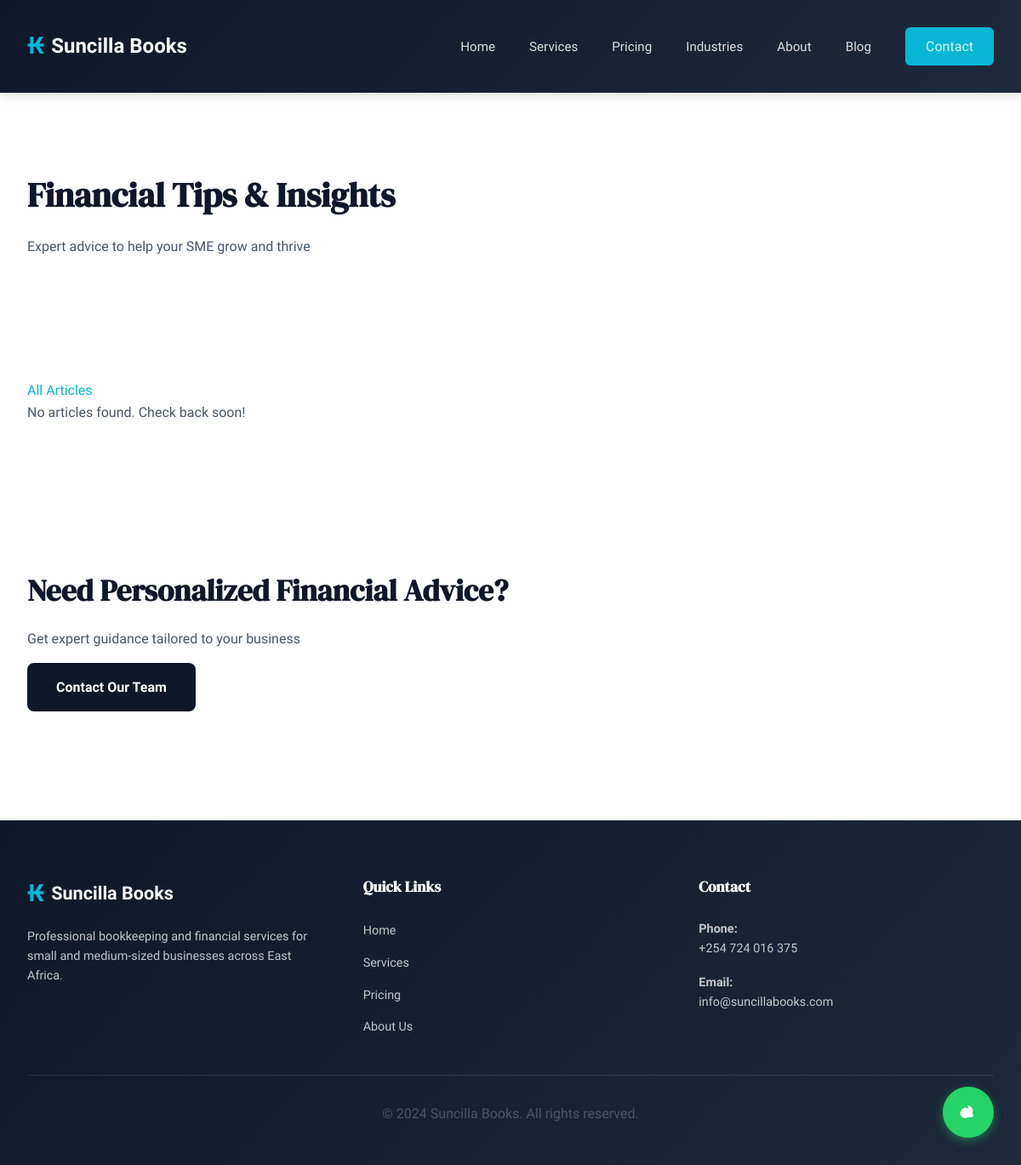
/blog/, run on an earlier commit of the app's database.
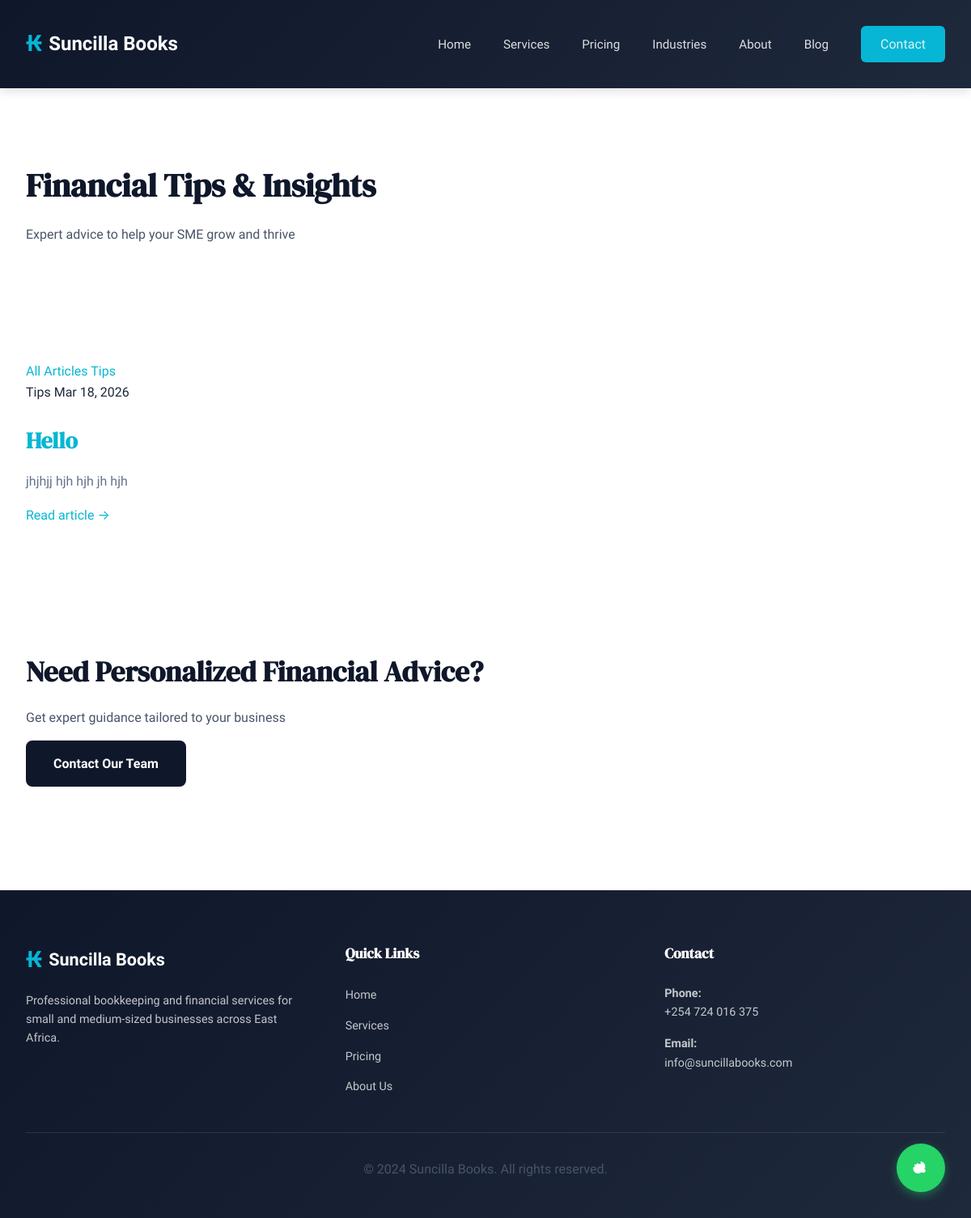
And on a later commit of the database.
### suncilla/models.py (models this page shows, shortened)
class BlogPost(models.Model):
    title = models.CharField(max_length=200)
    slug = models.SlugField(unique=True)
    excerpt = models.TextField(max_length=300)
    content = models.TextField()
    category = models.CharField(max_length=50, default='Tips')
    author = models.CharField(max_length=100, default='Suncilla Books')
    image = models.CharField(max_length=500, blank=True, help_text="URL to featured image")
    created_at = models.DateTimeField(auto_now_add=True)
    updated_at = models.DateTimeField(auto_now=True)
    is_published = models.BooleanField(default=True)
    class Meta:
        ordering = ['-created_at']
        verbose_name_plural = 'Blog Posts'

### suncilla/views.py (the view)
# urls.py: path('blog/', views.blog, name='blog'),
def blog(request):
    posts = BlogPost.objects.filter(is_published=True)
    categories = BlogPost.objects.filter(is_published=True).values_list('category', flat=True).distinct()
    category = request.GET.get('category')
    if category:
        posts = posts.filter(category=category)
    context = {
        'posts': posts,
        'categories': categories,
        'selected_category': category,
    }
    return render(request, 'blog.html', context)

### suncilla/templates/blog.html (shortened to what this page needs)
{% extends 'base.html' %}
{% block content %}
<section class="page-hero">
    <div class="container">
        <h1>Financial Tips & Insights</h1>
        <p>Expert advice to help your SME grow and thrive</p>
    </div>
</section>
<section class="section blog-section">
    <div class="container">
        <div class="blog-controls">
            <div class="category-filter">
                <a href="{% url 'blog' %}" class="filter-btn {% if not selected_category %}active{% endif %}">All Articles</a>
                {% for category in categories %}
                <a href="?category={{ category }}" class="filter-btn {% if selected_category == category %}active{% endif %}">{{ category }}</a>
                {% endfor %}
            </div>
        </div>
        {% if posts %}
        <div class="blog-grid">
            {% for post in posts %}
            <article class="blog-card">
                <div class="blog-content">
                    <div class="post-meta">
                        <span class="category-badge">{{ post.category }}</span>
                        <span class="post-date">{{ post.created_at|date:"M d, Y" }}</span>
                    </div>
                    <h3><a href="{% url 'blog_post' post.slug %}">{{ post.title }}</a></h3>
                    <p class="excerpt">{{ post.excerpt }}</p>
                    <a href="{% url 'blog_post' post.slug %}" class="read-more">Read article →</a>
                </div>
            </article>
            {% endfor %}
        </div>
        {% else %}
        <div class="no-posts">
            <p>No articles found. Check back soon!</p>
        </div>
        {% endif %}
    </div>
</section>
<section class="section final-cta">
    <div class="container">
        <div class="cta-box">
            <h2>Need Personalized Financial Advice?</h2>
            <p>Get expert guidance tailored to your business</p>
            <a href="{% url 'contact' %}" class="btn btn-primary btn-lg">Contact Our Team</a>
        </div>
    </div>
</section>
{% endblock %}

### suncilla/templates/base.html (shortened to what this page needs)
<!doctype html>
<html lang="en">
  <head>
    {% load static %}
    <link rel="stylesheet" href="{% static 'css/style.css' %}" />
  </head>
  <body>
    <header>
      <nav class="navbar">
        <div class="nav-container">
          <div class="nav-logo">
            <a href="{% url 'index' %}">
              <span class="logo-icon">₭</span>
              <span class="logo-text">Suncilla Books</span>
            </a>
          </div>
          <ul class="nav-menu" id="navMenu">
            <li><a href="{% url 'index' %}" class="nav-link">Home</a></li>
            <li>
              <a href="{% url 'services' %}" class="nav-link">Services</a>
            </li>
            <li><a href="{% url 'packages' %}" class="nav-link">Pricing</a></li>
            <li>
              <a href="{% url 'industries' %}" class="nav-link">Industries</a>
            </li>
            <li><a href="{% url 'about' %}" class="nav-link">About</a></li>
            <li><a href="{% url 'blog' %}" class="nav-link">Blog</a></li>
            <li><a href="{% url 'contact' %}" class="nav-cta">Contact</a></li>
          </ul>
        </div>
      </nav>
    </header>
    <a
      href="{% url 'whatsapp' %}"
      class="whatsapp-btn"
      title="Chat with us on WhatsApp"
    >
    </a>
    {% block content %}{% endblock %}
    <footer class="footer">
      <div class="footer-content">
        <div class="footer-section">
          <div class="footer-logo">
            <span class="logo-icon">₭</span>
            <span>Suncilla Books</span>
          </div>
          <p>
            Professional bookkeeping and financial services for small and
            medium-sized businesses across East Africa.
          </p>
        </div>
        <div class="footer-section">
          <h4>Quick Links</h4>
          <ul>
            <li><a href="{% url 'index' %}">Home</a></li>
            <li><a href="{% url 'services' %}">Services</a></li>
            <li><a href="{% url 'packages' %}">Pricing</a></li>
            <li><a href="{% url 'about' %}">About Us</a></li>
          </ul>
        </div>
        <div class="footer-section">
          <h4>Contact</h4>
          <p>
            <strong>Phone:</strong><br />
            <a href="tel:+254724016375">+254 724 016 375</a>
          </p>
          <p>
            <strong>Email:</strong><br />
            <a href="mailto:info@suncillabooks.com">info@suncillabooks.com</a>
          </p>
        </div>
      </div>
      <div class="footer-bottom">
        <p>&copy; 2024 Suncilla Books. All rights reserved.</p>
      </div>
    </footer>
  </body>
</html>

### suncilla/static/css/style.css (style rules this page uses)
:root { --primary: #0f172a; --secondary: #06b6d4; --accent: #d4af37; --success: #10b981; --light: #f8fafc; --text: #1e293b; --border: #e2e8f0; --dark-bg: #0f172a; --light-bg: #f9fafb; }
* { margin: 0; padding: 0; box-sizing: border-box; }
html { scroll-behavior: smooth; }
body { font-family: "Sora", -apple-system, BlinkMacSystemFont, "Segoe UI", Roboto, sans-serif; line-height: 1.6; color: var(--text); background-color: #ffffff; }
header { background: linear-gradient(135deg, var(--primary) 0%, #1e293b 100%); color: white; padding: 1rem 0; position: sticky; top: 0; z-index: 1000; box-shadow: 0 4px 12px rgba(0, 0, 0, 0.12); }
.navbar { max-width: 1200px; margin: 0 auto; padding: 0 2rem; }
.nav-container { display: flex; justify-content: space-between; align-items: center; padding: 1rem 0; }
.nav-logo a { display: flex; align-items: center; gap: 0.5rem; text-decoration: none; color: white; font-size: 1.5rem; font-weight: 700; transition: opacity 0.3s; }
.logo-icon { font-size: 1.75rem; color: var(--secondary); }
.logo-text { color: white; }
.nav-menu { display: flex; list-style: none; gap: 2.5rem; align-items: center; }
.nav-link { color: rgba(255, 255, 255, 0.85); text-decoration: none; font-size: 0.95rem; font-weight: 500; transition: color 0.3s; position: relative; }
.nav-cta { background: var(--secondary); color: white; padding: 0.6rem 1.5rem; border-radius: 6px; text-decoration: none; font-weight: 600; transition: all 0.3s; display: inline-block; }
.container { max-width: 1200px; margin: 0 auto; padding: 4rem 2rem; }
section { scroll-margin-top: 80px; }
h1, h2, h3, h4, h5, h6 { font-family: "DM Serif Display", serif; color: var(--primary); margin: 1.5rem 0 1rem 0; font-weight: 700; }
h1 { font-size: 2.5rem; }
h2 { font-size: 2.2rem; }
h3 { font-size: 1.75rem; }
h4 { font-size: 1.35rem; }
p { margin-bottom: 1rem; font-size: 1rem; color: #475569; }
a { color: var(--secondary); text-decoration: none; transition: color 0.3s; }
.btn { display: inline-block; padding: 0.85rem 2rem; background: var(--primary); color: white; text-decoration: none; border-radius: 8px; transition: all 0.3s; border: 2px solid var(--primary); font-weight: 600; cursor: pointer; font-size: 1rem; }
.btn-primary { background: var(--primary); border-color: var(--primary); }
.blog-card { display: flex; flex-direction: column; }
.blog-card p { flex-grow: 1; color: #64748b; }
footer { background: linear-gradient(135deg, var(--primary) 0%, #1e293b 100%); color: white; padding: 4rem 2rem 2rem; margin-top: 4rem; }
.footer-content { max-width: 1200px; margin: 0 auto; display: grid; grid-template-columns: repeat(auto-fit, minmax(250px, 1fr)); gap: 3rem; margin-bottom: 2rem; }
.footer-section { display: flex; flex-direction: column; }
.footer-logo { display: flex; align-items: center; gap: 0.5rem; font-size: 1.35rem; font-weight: 700; margin-bottom: 1rem; color: white; }
.footer-section p { color: rgba(255, 255, 255, 0.75); font-size: 0.9rem; margin-bottom: 1rem; }
.footer-section h4 { color: white; font-size: 1.1rem; margin-bottom: 1.5rem; margin-top: 0; }
.footer-section ul { list-style: none; }
.footer-section ul li { margin-bottom: 0.75rem; }
.footer-section a { color: rgba(255, 255, 255, 0.75); text-decoration: none; transition: color 0.3s; font-size: 0.9rem; }
.footer-bottom { border-top: 1px solid rgba(255, 255, 255, 0.1); padding-top: 2rem; text-align: center; color: rgba(255, 255, 255, 0.7); font-size: 0.9rem; }
.whatsapp-btn { position: fixed; bottom: 2rem; right: 2rem; background: #25d366; color: white; width: 60px; height: 60px; border-radius: 50%; display: flex; align-items: center; justify-content: center; text-decoration: none; font-size: 28px; box-shadow: 0 4px 12px rgba(37, 211, 102, 0.4); transition: all 0.3s; z-index: 999; }
.whatsapp-btn svg { width: 24px; height: 24px; }

What changed in the data, as far as the page shows it:
added BlogPost: category "Tips", created_at "Mar 18, 2026", title "Hello", excerpt "jhjhjj hjh hjh jh hjh"
Also different on the page:
new list line: "Tips"
text no longer shown: "No articles found. Check back soon!"
